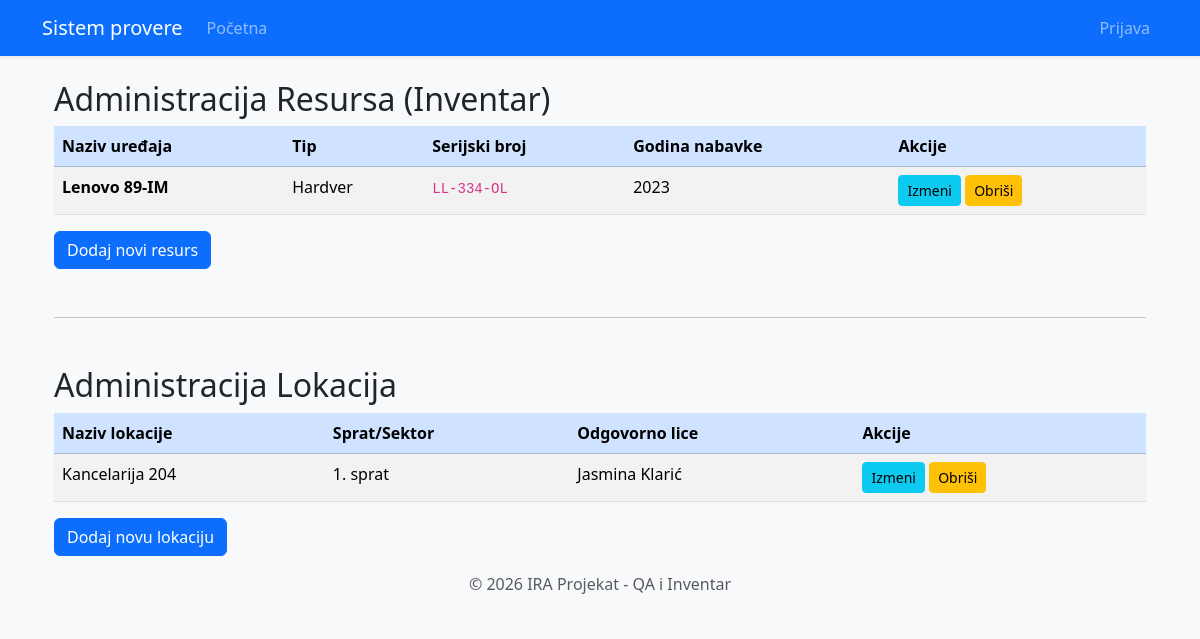
The app's page /administracija, older data.
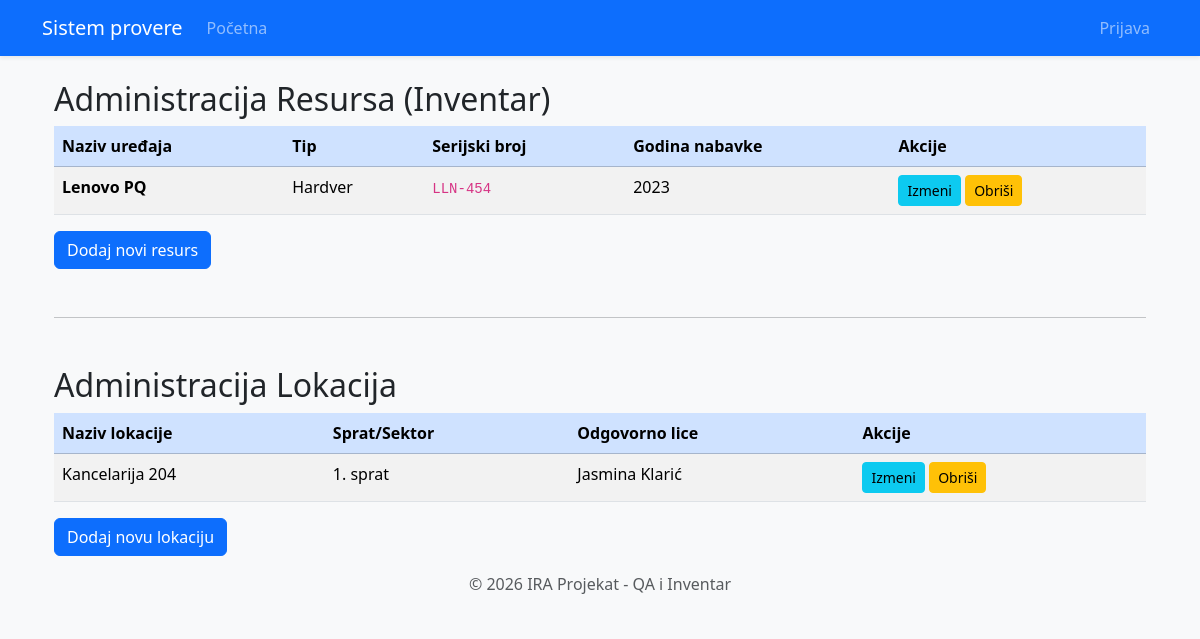
The same page, newer data.
### alchemy_classes.py (models this page shows)
class Resurs(db.Model):
    __tablename__ = "resurs"
    id: Mapped[int] = mapped_column(Integer, primary_key=True)
    naziv: Mapped[str] = mapped_column(String(100), nullable=False)
    tip: Mapped[str] = mapped_column(String(50))
    serijski_broj: Mapped[str] = mapped_column(String(100), unique=True)
    godina_nabavke: Mapped[int] = mapped_column(Integer)
    statusi: Mapped[list["StatusResursa"]] = relationship("StatusResursa", back_populates="resurs")

class Lokacija(db.Model):
    __tablename__ = "lokacija"
    id: Mapped[int] = mapped_column(Integer, primary_key=True)
    naziv: Mapped[str] = mapped_column(String(100), nullable=False)
    sprat: Mapped[str] = mapped_column(String(50), nullable=True)
    odgovorno_lice: Mapped[str] = mapped_column(String(100))
    izvestaji: Mapped[list["StatusResursa"]] = relationship("StatusResursa", back_populates="lokacija")

### main.py (the view)
@app.route("/administracija", methods=["GET", "POST"])
def admin_page():
    all_resources = db.session.execute(db.select(Resurs)).scalars().all()
    all_locations = db.session.execute(db.select(Lokacija)).scalars().all()
    return render_template("administracija.html", resursi=all_resources, lokacije=all_locations)

### templates/administracija.html (shortened to what this page needs)
{% extends "base.html" %}
{% block content %}
<div class="jumbotron">
    <div class="container">
         <h2 class="mt-4">Administracija Resursa (Inventar)</h2>
        <table class="table table-striped table-hover">
            <thead>
            <tr class="table-primary">
                <th scope="col">Naziv uređaja</th>
                <th scope="col">Tip</th>
                <th scope="col">Serijski broj</th>
                <th scope="col">Godina nabavke</th>
                <th scope="col">Akcije</th>
            </tr>
            </thead>
            <tbody>
            {% for r in resursi %}
            <tr>
                <td><strong>{{r.naziv}}</strong></td>
                <td>{{r.tip}}</td>
                <td><code>{{r.serijski_broj or "/"}}</code></td>
                <td>{{r.godina_nabavke}}</td>
                 <td style="text-align: middle;">
                    <a class="btn btn-sm btn-info" href="{{ url_for('add_resource', id=r.id) }}">Izmeni</a>
                    <a class="btn btn-sm btn-warning" href="{{ url_for('delete_resource', id=r.id) }}">Obriši</a>
                </td>
            </tr>
            {% endfor %}
            </tbody>
        </table>
        <a class="btn btn-primary" href="{{ url_for('add_resource') }}">Dodaj novi resurs</a>
<hr class="my-5">
        <h2>Administracija Lokacija</h2>
        <table class="table table-striped table-hover">
            <thead>
            <tr class="table-primary">
                <th scope="col">Naziv lokacije</th>
                <th scope="col">Sprat/Sektor</th>
                <th scope="col">Odgovorno lice</th>
                <th scope="col">Akcije</th>
            </tr>
            </thead>
            <tbody>
            {% for l in lokacije %}
            <tr>
                <td>{{l.naziv}}</td>
                <td>{{l.sprat or "/"}}</td>
                <td>{{l.odgovorno_lice}}</td>
                <td style="text-align:middle;">
                    <a class="btn btn-sm btn-info" href="{{ url_for('add_location', id=l.id) }}">Izmeni</a>
                    <a class="btn btn-sm btn-warning" href="#">Obriši</a>
                </td>
            </tr>
            {% endfor %}
            </tbody>
        </table>
        <a class="btn btn-primary" href="{{ url_for('add_location') }}">Dodaj novu lokaciju</a>
    </div>
</div>
{% endblock %}

### templates/base.html (shortened to what this page needs)
<!DOCTYPE html>
<html lang="sr">
<head>
    {{ bootstrap.load_css() }}
</head>
<body>
    <nav class="navbar navbar-expand-lg navbar-dark bg-primary shadow-sm">
        <div class="container">
            <a class="navbar-brand" href="{{ url_for('home') }}"> Sistem provere</a>
            <div class="collapse navbar-collapse" id="navbarNav">
                <ul class="navbar-nav me-auto">
                    <li class="nav-item">
                        <a class="nav-link" href="{{ url_for('home') }}">Početna</a>
                    </li>
                </ul>
                <ul class="navbar-nav ms-auto">
                    {% if current_user.is_authenticated %}
                        <li class="nav-item">
                            <span class="nav-link text-light">Zdravo, {{ current_user.username }}</span>
                        </li>
                        <li class="nav-item">
                            <a class="btn btn-danger btn-sm ms-lg-3 mt-1" href="{{ url_for('logout') }}">Odjavi se</a>
                        </li>
                    {% else %}
                        <li class="nav-item">
                            <a class="nav-link" href="{{ url_for('login') }}">Prijava</a>
                        </li>
                    {% endif %}
                </ul>
            </div>
        </div>
    </nav>
    <div class="container">
        {% block content %}{% endblock %}
    </div>
    <footer class="footer mt-auto py-3 bg-light text-center">
        <div class="container">
            <span class="text-muted">© 2026 IRA Projekat - QA i Inventar</span>
        </div>
    </footer>
</body>
</html>
</html>

### templates/base.html (style rules this page uses)
body { background-color: #f8f9fa; }
.navbar { margin-bottom: 20px; }
.footer { margin-top: 40px; padding: 20px; background: #eee; text-align: center; }

Row changes from the older to the newer data that the page shows:
changed Resurs "Hardver": naziv "Lenovo 89-IM" → "Lenovo PQ"; serijski_broj "LL-334-OL" → "LLN-454"
